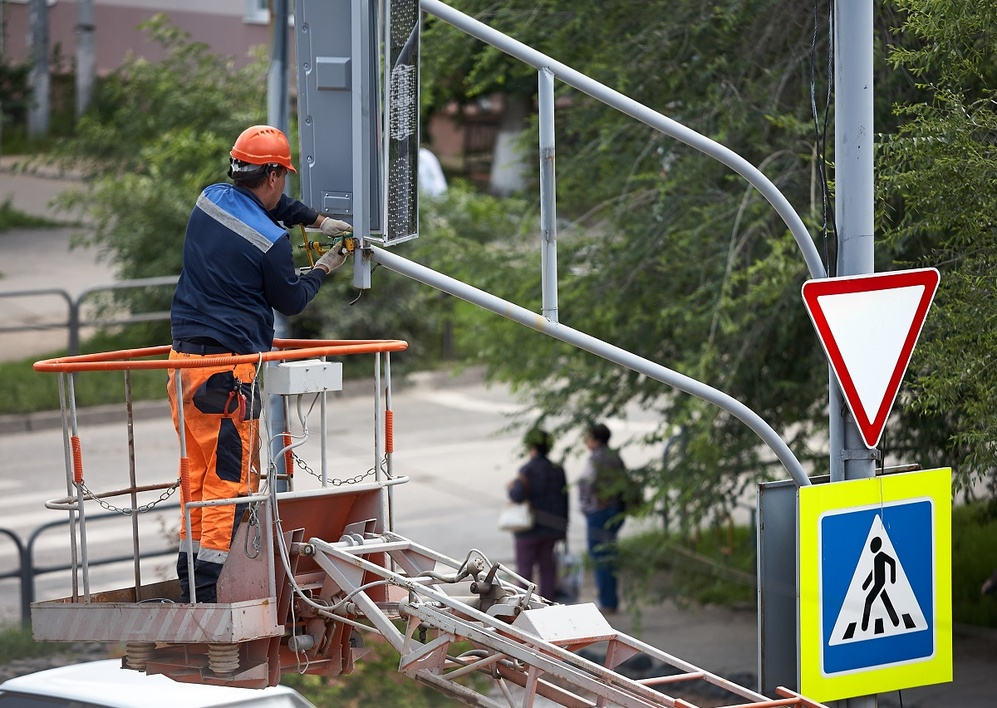
#> input picture assets/person_fixing_street_light.jpeg, 997 x 708 px, shrunk from 1200 x 852 before the run
$ python 10_thresh_basic.py
#> lines starting #> are read from the running program, lines starting #| are printed output that depends on the picture; after the words box and inside, x2 and y2 are one past the last pixel; in counts of white or black regions, pixels touching at a corner belong together
'''
Thresholding is binarization of an image.
In general, we want to take an image and convert it to a binary image
where pixels are either 0 (black) or 255 (white).

A very simple thresholding would be to take an image
and some particular value that we're going to call it the thresholding value.
Then, compare for each pixel of the image to this threshold value.

If that pixel is less than the threshold value, we set the pixel intensity to zero. Otherwise,
we set it to 255 (white).
'''
import cv2 as cv

img = cv.imread('assets/person_fixing_street_light.jpeg')
#> img is the input picture: shape (708, 997, 3); mean B, G, R 96.6, 108.9, 109
cv.imshow('Image', img)

gray = cv.cvtColor(img, cv.COLOR_BGR2GRAY)
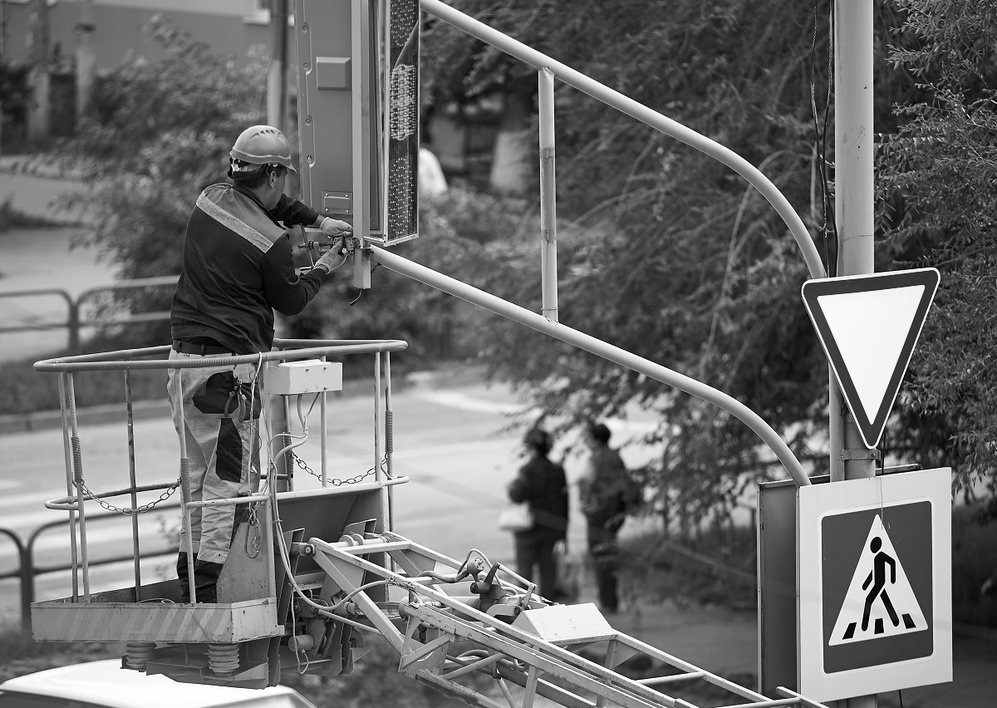
#> gray: shape (708, 997); min 0, max 255, mean 107.5
cv.imshow("Gray", gray)

# Simple Thresholding
threshold_value, thresh = cv.threshold(src=gray, thresh=100, maxval=255, type=cv.THRESH_BINARY)
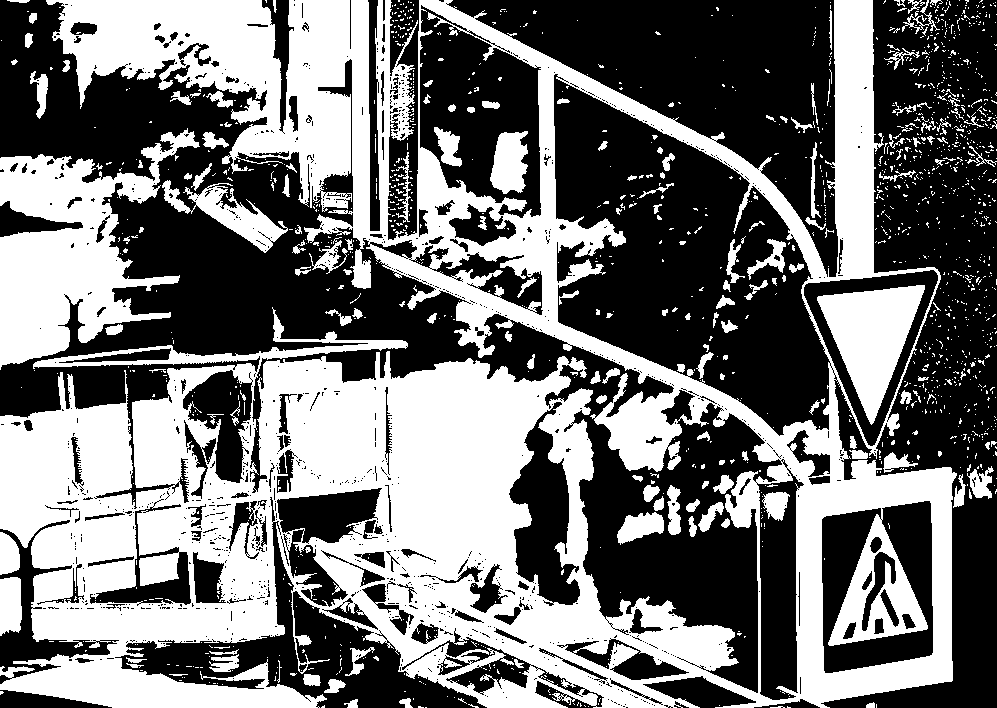
#> thresh: shape (708, 997); 45.1% white; 1469 white regions (1301 under 20 px), largest, box (x1, y1, x2, y2) and area: (0, 0, 957, 708) 261488, (0, 128, 200, 370) 22414, (817, 285, 925, 425) 7625
cv.imshow("Simple Threshold", thresh)

threshold_value, thresh_inv = cv.threshold(src=gray, thresh=100, maxval=255, type=cv.THRESH_BINARY_INV)
cv.imshow("Simple Threshold Inverse", thresh_inv)


cv.waitKey(0)
cv.destroyAllWindows()

$ run again, with assets/BSE_Google_noisy.jpeg copied over assets/person_fixing_street_light.jpeg
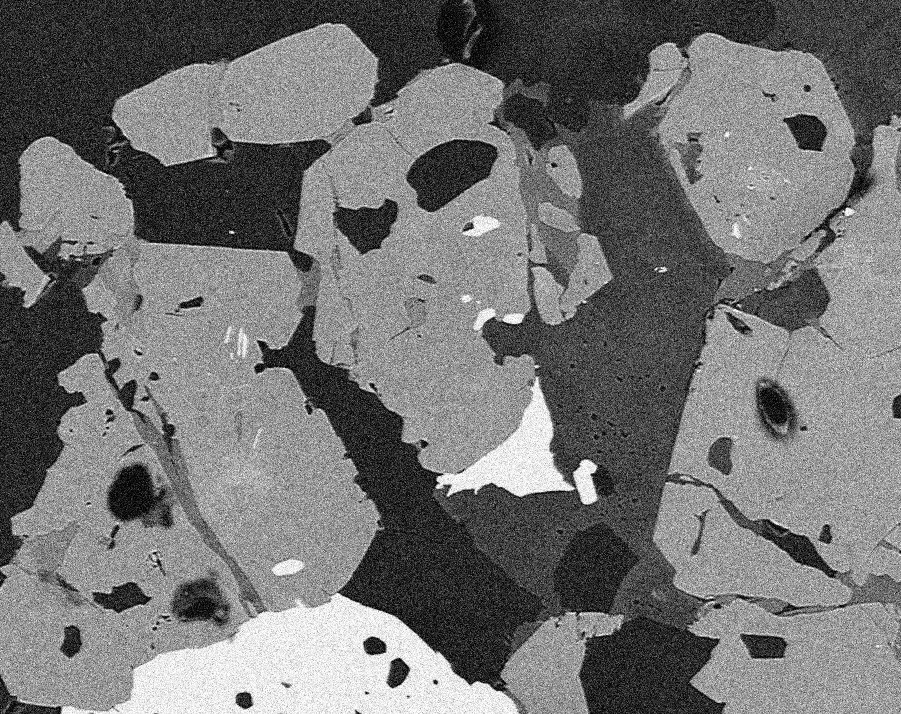
#> input picture assets/BSE_Google_noisy.jpeg, 901 x 714 px
#> img is the input picture: shape (714, 901, 3); min 0, max 255, mean 114.9
#> `threshold_value, thresh = cv.threshold(src=gray, thresh=100, maxval=25..`:
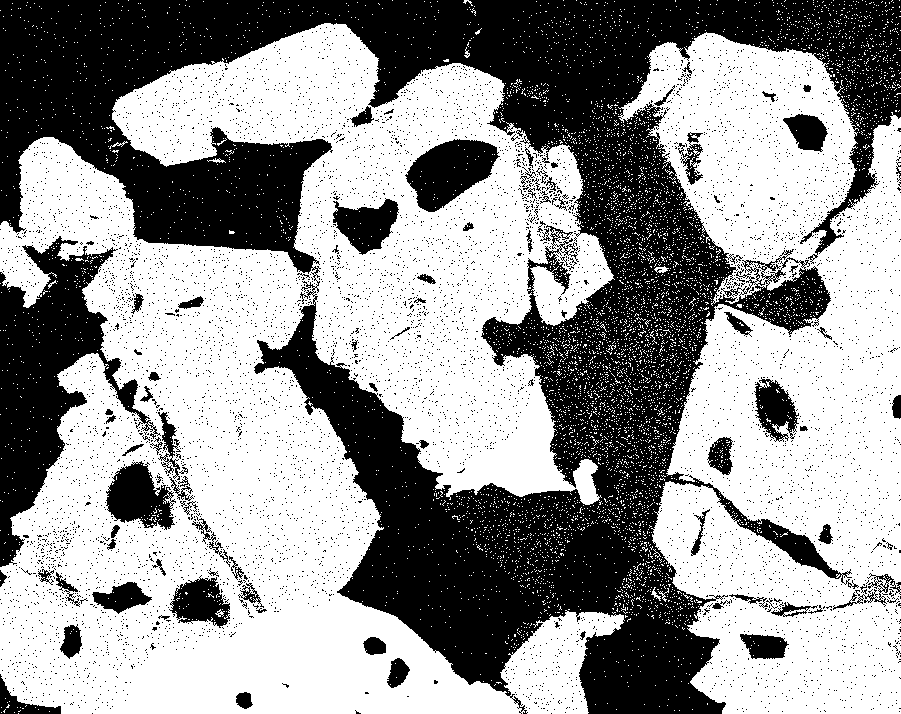
#> thresh: shape (714, 901); 59.1% white; 6883 black regions (6791 under 20 px), largest, box (x1, y1, x2, y2) and area: (0, 0, 901, 714) 209133, (0, 236, 161, 567) 19163, (405, 139, 500, 212) 4205

$ run again, with assets/football_practice.jpeg copied over assets/person_fixing_street_light.jpeg
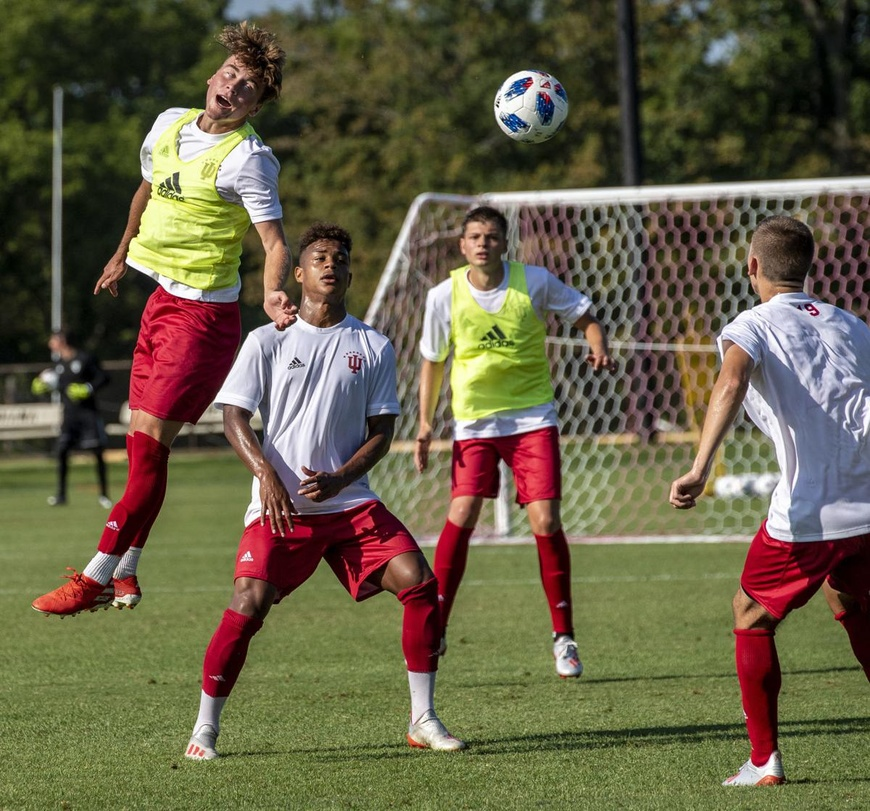
#> input picture assets/football_practice.jpeg, 870 x 811 px, shrunk from 1200 x 1119 before the run
#> img is the input picture: shape (811, 870, 3); mean B, G, R 70.9, 96, 102.6
#> `gray = cv.cvtColor(img, cv.COLOR_BGR2GRAY)`:
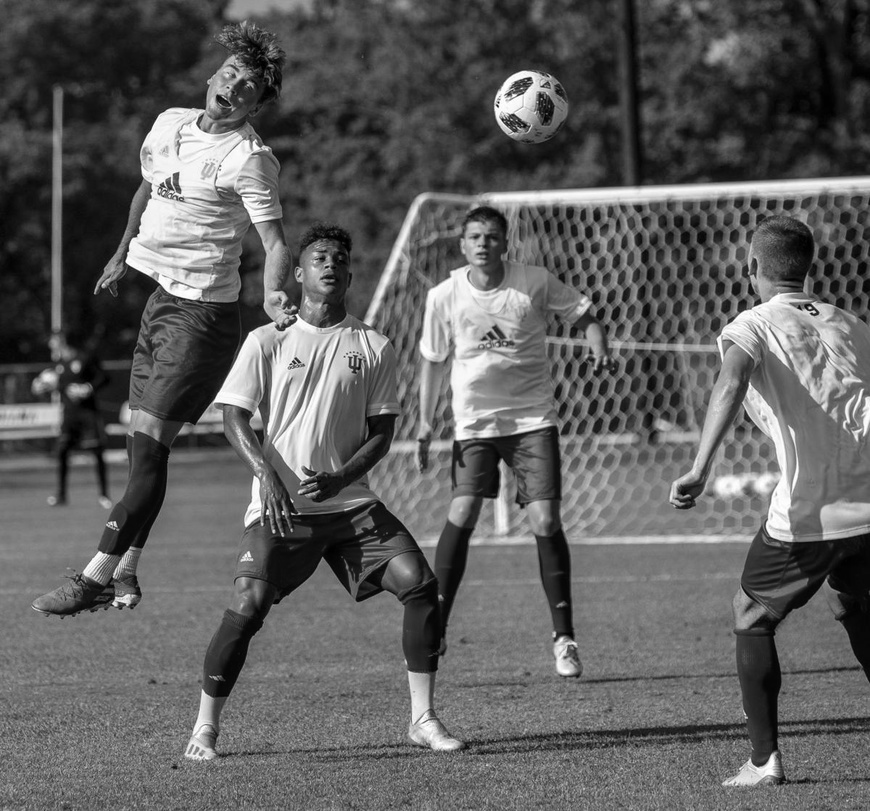
#> gray: shape (811, 870); min 0, max 255, mean 95.1
#> `threshold_value, thresh = cv.threshold(src=gray, thresh=100, maxval=25..`:
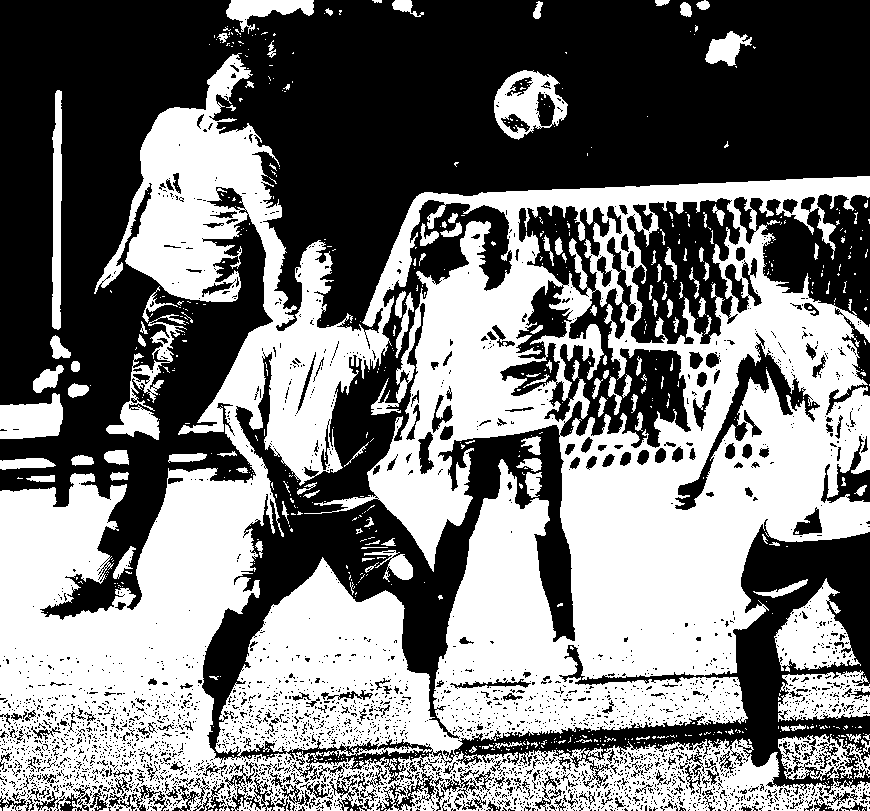
#> thresh: shape (811, 870); 47.9% white; 719 white regions (594 under 20 px), largest, box (x1, y1, x2, y2) and area: (0, 53, 870, 811) 306637, (774, 578, 861, 672) 4007, (778, 670, 870, 722) 3176
